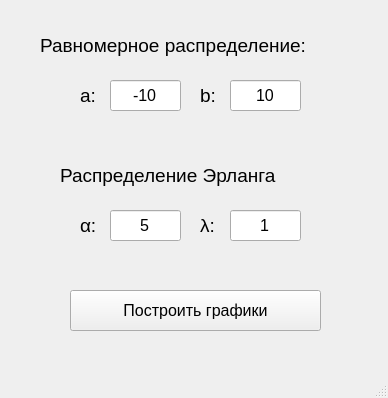
<?xml version="1.0" encoding="UTF-8"?>
<ui version="4.0">
 <class>MainWindow</class>
 <widget class="QMainWindow" name="MainWindow">
  <property name="geometry">
   <rect>
    <x>0</x>
    <y>0</y>
    <width>388</width>
    <height>398</height>
   </rect>
  </property>
  <property name="windowTitle">
   <string>MainWindow</string>
  </property>
  <widget class="QWidget" name="centralwidget">
   <widget class="QPushButton" name="createBtn">
    <property name="geometry">
     <rect>
      <x>70</x>
      <y>290</y>
      <width>251</width>
      <height>41</height>
     </rect>
    </property>
    <property name="font">
     <font>
      <pointsize>12</pointsize>
     </font>
    </property>
    <property name="text">
     <string>Построить графики</string>
    </property>
   </widget>
   <widget class="QLineEdit" name="rA">
    <property name="geometry">
     <rect>
      <x>110</x>
      <y>80</y>
      <width>71</width>
      <height>31</height>
     </rect>
    </property>
    <property name="font">
     <font>
      <pointsize>12</pointsize>
     </font>
    </property>
    <property name="text">
     <string>-10</string>
    </property>
    <property name="alignment">
     <set>Qt::AlignCenter</set>
    </property>
   </widget>
   <widget class="QLineEdit" name="rB">
    <property name="geometry">
     <rect>
      <x>230</x>
      <y>80</y>
      <width>71</width>
      <height>31</height>
     </rect>
    </property>
    <property name="font">
     <font>
      <pointsize>12</pointsize>
     </font>
    </property>
    <property name="text">
     <string>10</string>
    </property>
    <property name="alignment">
     <set>Qt::AlignCenter</set>
    </property>
   </widget>
   <widget class="QLineEdit" name="gA">
    <property name="geometry">
     <rect>
      <x>110</x>
      <y>210</y>
      <width>71</width>
      <height>31</height>
     </rect>
    </property>
    <property name="font">
     <font>
      <pointsize>12</pointsize>
     </font>
    </property>
    <property name="text">
     <string>5</string>
    </property>
    <property name="alignment">
     <set>Qt::AlignCenter</set>
    </property>
   </widget>
   <widget class="QLabel" name="label">
    <property name="geometry">
     <rect>
      <x>40</x>
      <y>30</y>
      <width>311</width>
      <height>31</height>
     </rect>
    </property>
    <property name="font">
     <font>
      <pointsize>14</pointsize>
     </font>
    </property>
    <property name="text">
     <string>Равномерное распределение:</string>
    </property>
   </widget>
   <widget class="QLabel" name="label_2">
    <property name="geometry">
     <rect>
      <x>80</x>
      <y>80</y>
      <width>41</width>
      <height>31</height>
     </rect>
    </property>
    <property name="font">
     <font>
      <pointsize>14</pointsize>
     </font>
    </property>
    <property name="text">
     <string>a:</string>
    </property>
   </widget>
   <widget class="QLabel" name="label_3">
    <property name="geometry">
     <rect>
      <x>200</x>
      <y>80</y>
      <width>41</width>
      <height>31</height>
     </rect>
    </property>
    <property name="font">
     <font>
      <pointsize>14</pointsize>
     </font>
    </property>
    <property name="text">
     <string>b:</string>
    </property>
   </widget>
   <widget class="QLabel" name="label_4">
    <property name="geometry">
     <rect>
      <x>60</x>
      <y>160</y>
      <width>261</width>
      <height>31</height>
     </rect>
    </property>
    <property name="font">
     <font>
      <pointsize>14</pointsize>
     </font>
    </property>
    <property name="text">
     <string>Распределение Эрланга</string>
    </property>
   </widget>
   <widget class="QLabel" name="label_5">
    <property name="geometry">
     <rect>
      <x>80</x>
      <y>210</y>
      <width>41</width>
      <height>31</height>
     </rect>
    </property>
    <property name="font">
     <font>
      <pointsize>14</pointsize>
     </font>
    </property>
    <property name="text">
     <string>α:</string>
    </property>
   </widget>
   <widget class="QLabel" name="label_6">
    <property name="geometry">
     <rect>
      <x>200</x>
      <y>210</y>
      <width>41</width>
      <height>31</height>
     </rect>
    </property>
    <property name="font">
     <font>
      <pointsize>14</pointsize>
     </font>
    </property>
    <property name="text">
     <string>λ:</string>
    </property>
   </widget>
   <widget class="QLineEdit" name="gB">
    <property name="geometry">
     <rect>
      <x>230</x>
      <y>210</y>
      <width>71</width>
      <height>31</height>
     </rect>
    </property>
    <property name="font">
     <font>
      <pointsize>12</pointsize>
     </font>
    </property>
    <property name="text">
     <string>1</string>
    </property>
    <property name="alignment">
     <set>Qt::AlignCenter</set>
    </property>
   </widget>
  </widget>
  <widget class="QMenuBar" name="menubar">
   <property name="geometry">
    <rect>
     <x>0</x>
     <y>0</y>
     <width>388</width>
     <height>26</height>
    </rect>
   </property>
  </widget>
  <widget class="QStatusBar" name="statusbar"/>
 </widget>
 <resources/>
 <connections/>
</ui>
